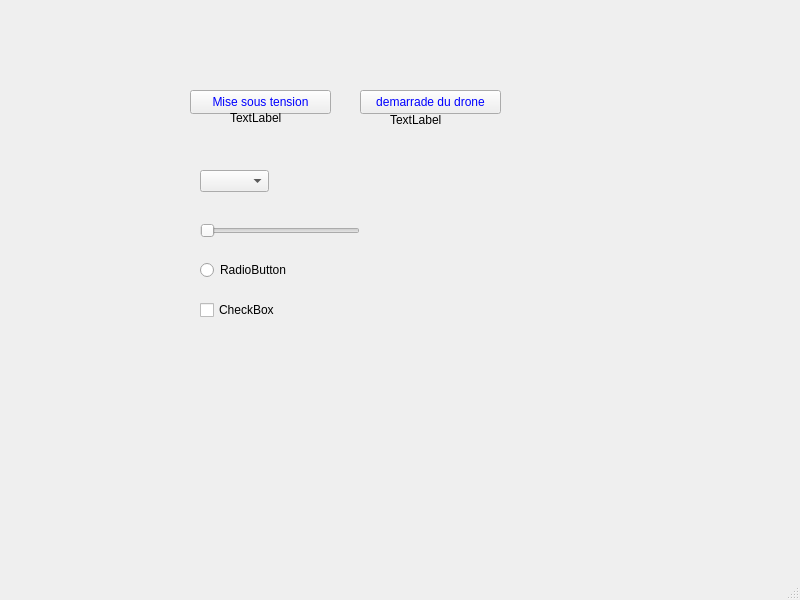
<?xml version="1.0" encoding="UTF-8"?>
<ui version="4.0">
 <class>MainWindow</class>
 <widget class="QMainWindow" name="MainWindow">
  <property name="geometry">
   <rect>
    <x>0</x>
    <y>0</y>
    <width>800</width>
    <height>600</height>
   </rect>
  </property>
  <property name="windowTitle">
   <string>MainWindow</string>
  </property>
  <widget class="QWidget" name="test">
   <widget class="QPushButton" name="DemarrageDrone">
    <property name="geometry">
     <rect>
      <x>360</x>
      <y>90</y>
      <width>141</width>
      <height>24</height>
     </rect>
    </property>
    <property name="styleSheet">
     <string notr="true">color: rgb(0, 0, 255)</string>
    </property>
    <property name="text">
     <string>demarrade du drone</string>
    </property>
   </widget>
   <widget class="QComboBox" name="comboBox">
    <property name="geometry">
     <rect>
      <x>200</x>
      <y>170</y>
      <width>69</width>
      <height>22</height>
     </rect>
    </property>
   </widget>
   <widget class="QSlider" name="horizontalSlider">
    <property name="geometry">
     <rect>
      <x>200</x>
      <y>220</y>
      <width>160</width>
      <height>22</height>
     </rect>
    </property>
    <property name="orientation">
     <enum>Qt::Horizontal</enum>
    </property>
   </widget>
   <widget class="QRadioButton" name="radioButton">
    <property name="geometry">
     <rect>
      <x>200</x>
      <y>260</y>
      <width>89</width>
      <height>20</height>
     </rect>
    </property>
    <property name="text">
     <string>RadioButton</string>
    </property>
   </widget>
   <widget class="QCheckBox" name="checkBox">
    <property name="geometry">
     <rect>
      <x>200</x>
      <y>300</y>
      <width>76</width>
      <height>20</height>
     </rect>
    </property>
    <property name="text">
     <string>CheckBox</string>
    </property>
   </widget>
   <widget class="QPushButton" name="MiseSousTension">
    <property name="geometry">
     <rect>
      <x>190</x>
      <y>90</y>
      <width>141</width>
      <height>24</height>
     </rect>
    </property>
    <property name="styleSheet">
     <string notr="true">color: rgb(0, 0, 255)</string>
    </property>
    <property name="text">
     <string>Mise sous tension</string>
    </property>
   </widget>
   <widget class="QLabel" name="EtatTension">
    <property name="geometry">
     <rect>
      <x>230</x>
      <y>110</y>
      <width>81</width>
      <height>16</height>
     </rect>
    </property>
    <property name="text">
     <string>TextLabel</string>
    </property>
   </widget>
   <widget class="QLabel" name="EtatDemarrage">
    <property name="geometry">
     <rect>
      <x>390</x>
      <y>110</y>
      <width>81</width>
      <height>20</height>
     </rect>
    </property>
    <property name="text">
     <string>TextLabel</string>
    </property>
   </widget>
  </widget>
  <widget class="QMenuBar" name="menubar">
   <property name="geometry">
    <rect>
     <x>0</x>
     <y>0</y>
     <width>800</width>
     <height>22</height>
    </rect>
   </property>
  </widget>
  <widget class="QStatusBar" name="statusbar"/>
 </widget>
 <resources/>
 <connections/>
</ui>
